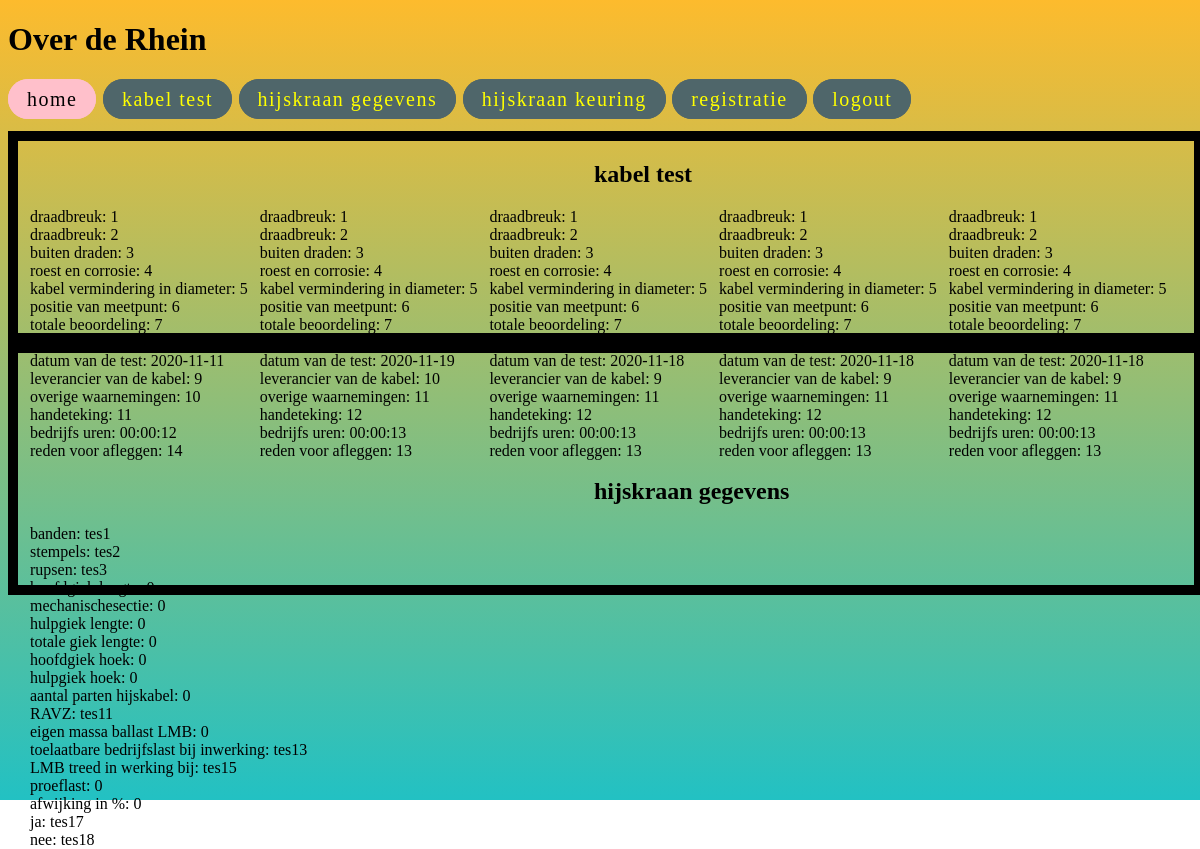
The page /php/index.php on the database as committed earlier.
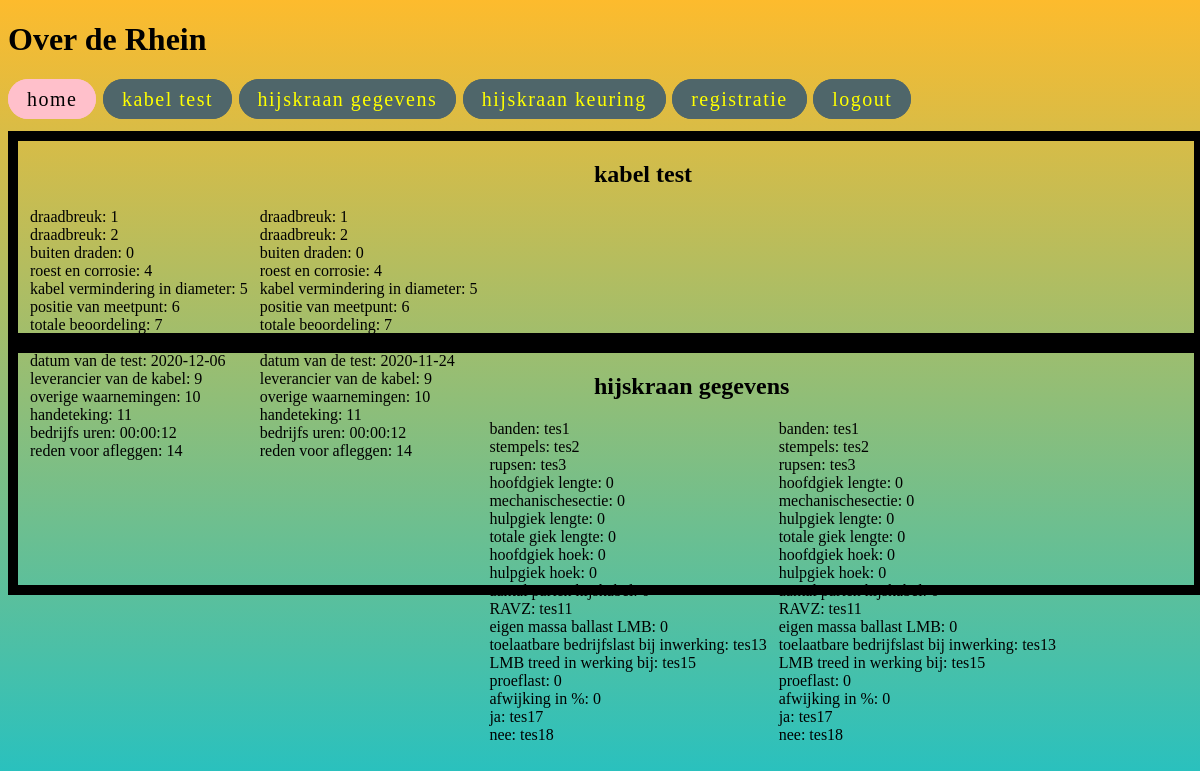
The same page on the database as committed later.
### tables this page shows
CREATE TABLE `kabelchacklist` (
  `TABEL_ID` int(255) NOT NULL,
  `draadbreuk.AMEL` int(10) DEFAULT NULL,
  `draadbreuk.AMEL2` int(10) DEFAULT NULL,
  `buitendrade.MVB` double DEFAULT NULL,
  `roest.NVB` double DEFAULT NULL,
  `kabelvermindring` decimal(5,0) DEFAULT NULL,
  `meetpunt` varchar(25) DEFAULT NULL,
  `totaal.MVB` double DEFAULT NULL,
  `vervormingen.TYPE` varchar(25) DEFAULT NULL,
  `datum` date DEFAULT NULL,
  `kabel_levrancier` varchar(25) DEFAULT NULL,
  `overig` text DEFAULT NULL,
  `handtekening` varchar(25) DEFAULT NULL,
  `uren` time DEFAULT NULL,
  `afleg_reden` text DEFAULT NULL,
  `TIMESTAMP` datetime NOT NULL DEFAULT current_timestamp()
);

CREATE TABLE `hijskraangegevens` (
  `TABEL_ID` int(255) NOT NULL,
  `banden` varchar(10) DEFAULT NULL,
  `stempels` varchar(10) DEFAULT NULL,
  `rupsen` varchar(10) DEFAULT NULL,
  `hoofdgiek_lengte` int(25) DEFAULT NULL,
  `mechanischesectie` int(25) DEFAULT NULL,
  `hulpgiek_lengte` int(25) DEFAULT NULL,
  `gieklengte_hoek` int(25) DEFAULT NULL,
  `hoofdgiek_hoek` decimal(10,0) DEFAULT NULL,
  `hulpgiek` decimal(10,0) DEFAULT NULL,
  `hijskabels` int(25) DEFAULT NULL,
  `RAZV` varchar(10) DEFAULT NULL,
  `EMBLMB` int(20) DEFAULT NULL,
  `bedrijfslast` varchar(10) DEFAULT NULL,
  `LMB` varchar(10) DEFAULT NULL,
  `proeflast` int(10) DEFAULT NULL,
  `afwijking` int(100) DEFAULT NULL,
  `ja` varchar(225) DEFAULT NULL,
  `nee` varchar(25) DEFAULT NULL,
  `TIMESTAMP` datetime NOT NULL DEFAULT current_timestamp()
);

### php/index.php (the view, shortened to what this page needs)
<?php
        function getproduct()
        {
            $serverLink = mysqli_connect("localhost:3306", "root", "", "rhein");
            $ret = array();
            $product_sql = "SELECT * FROM kabelchacklist";
            $res = mysqli_query($serverLink, $product_sql);
            while($ar = mysqli_fetch_assoc($res))
            {
                $ret[] = $ar;
            }
            return $ret;
        }
        function getgegevens()
        {
            $serverLink = mysqli_connect("localhost:3306", "root", "", "rhein");
            $ret = array();
            $gegevens_sql = "SELECT * FROM hijskraangegevens";
            $res = mysqli_query($serverLink, $gegevens_sql);
            while($ar = mysqli_fetch_assoc($res))
            {
                $ret[] = $ar;
            }
            return $ret;
        }
?>
<!DOCTYPE html>
<html>
    <head>
        <link rel="stylesheet" href="../css/main.css">
    </head>
    <body>
        <h1 class="logo">Over de Rhein</h1>
        <div class="topnav">
            <a href="index.php" class="navtext active">home</a>
            <a href="test.php" class="navtext">kabel test</a>
            <a href="gegevens.php" class="navtext">hijskraan gegevens</a>
            <a href="keuring.php" class="navtext">hijskraan keuring</a>
            <a href="registartie.php" class="navtext">registratie</a>
            <a href="logout.php" class="navtext">logout</a>
        </div>
        <div class="kabelbox">
        <h2>kabel test </h2>
        <?php
            $products = getproduct();
            foreach(array_slice($products, 0, 5) as $pd)
            {
        ?>
                <tabel class="left">
                    <label>draadbreuk: <?php echo $pd["draadbreuk.AMEL"] ?></label><br>
                    <label>draadbreuk: <?php echo $pd["draadbreuk.AMEL2"] ?></label><br>
                    <label>buiten draden: <?php echo $pd["buitendrade.MVB"] ?></label><br>
                    <label>roest en corrosie: <?php echo $pd["roest.NVB"] ?></label><br>
                    <label>kabel vermindering in diameter: <?php echo $pd["kabelvermindring"] ?></label><br>
                    <label>positie van meetpunt: <?php echo $pd["meetpunt"] ?></label><br>
                    <label>totale beoordeling: <?php echo $pd["totaal.MVB"] ?></label><br>
                    <label>beschadeging en vorming: <?php echo $pd["vervormingen.TYPE"] ?></label><br>
                    <label>datum van de test: <?php echo $pd["datum"] ?></label><br>
                    <label>leverancier van de kabel: <?php echo $pd["kabel_levrancier"] ?></label><br>
                    <label>overige waarnemingen: <?php echo $pd["overig"] ?></label><br>
                    <label>handeteking: <?php echo $pd["handtekening"] ?></label><br>
                    <label>bedrijfs uren: <?php echo $pd["uren"] ?></label><br>
                    <label>reden voor afleggen: <?php echo $pd["afleg_reden"] ?></label><br><br>
                </tabel>
            <?php } ?>
            </div>
        <div class="gegevensbox">
        <h2>hijskraan gegevens </h2>
        <?php
            $products = getgegevens();
            foreach(array_slice($products, 0, 5) as $pd)
            {
        ?>
                <tabel class="left">
                    <label>banden: <?php echo $pd["banden"] ?></label><br>
                    <label>stempels: <?php echo $pd["stempels"] ?></label><br>
                    <label>rupsen: <?php echo $pd["rupsen"] ?></label><br>
                    <label>hoofdgiek lengte: <?php echo $pd["hoofdgiek_lengte"] ?></label><br>
                    <label>mechanischesectie: <?php echo $pd["mechanischesectie"] ?></label><br>
                    <label>hulpgiek lengte: <?php echo $pd["hulpgiek_lengte"] ?></label><br>
                    <label>totale giek lengte: <?php echo $pd["gieklengte_hoek"] ?></label><br>
                    <label>hoofdgiek hoek: <?php echo $pd["hoofdgiek_hoek"] ?></label><br>
                    <label>hulpgiek hoek: <?php echo $pd["hulpgiek"] ?></label><br>
                    <label>aantal parten hijskabel: <?php echo $pd["hijskabels"] ?></label><br>
                    <label>RAVZ: <?php echo $pd["RAZV"] ?></label><br>
                    <label>eigen massa ballast LMB: <?php echo $pd["EMBLMB"] ?></label><br>
                    <label>toelaatbare bedrijfslast bij inwerking: <?php echo $pd["bedrijfslast"] ?></label><br>
                    <label>LMB treed in werking bij: <?php echo $pd["LMB"] ?></label><br>
                    <label>proeflast: <?php echo $pd["proeflast"] ?></label><br>
                    <label>afwijking in %: <?php echo $pd["afwijking"] ?></label><br>
                    <label>ja: <?php echo $pd["ja"] ?></label><br>
                    <label>nee: <?php echo $pd["nee"] ?></label><br>
                </tabel>
            <?php } ?>
            </div>
    </body>
</html>

### css/main.css (style rules this page uses)
html { background: rgb(34,193,195); background: linear-gradient(0deg, rgba(34,193,195,1) 0%, rgba(253,187,45,1) 100%); background-size: cover; background-repeat: no-repeat; margin: 0; padding: 0; width: 100vw; height: 100vh; }
.logo { margin-bottom: 30px; }
a { color: #000; text-decoration: none; }
.topnav { letter-spacing: 1.5px; font-size: 20px; margin-bottom: 20px; }
.topnav a.active { background: pink; border-color: pink; color: #000; }
.navtext { border: 1px solid #4f666a; border-radius: 20px; padding: 8px 18px; background: #4f666a; color: #FFFF00; }
.kabelbox { width: 98vw; height: 24vh; border: solid 10px #000; }
.gegevensbox { width: 98vw; height: 29vh; border: solid 10px #000; }
.left { float: left; padding-left: 1vw; }
h2 { padding-left: 48vw; }

Rows that differ between the two databases and show on the page:
removed kabelchacklist: AMEL "1", AMEL2 "2", MVB "3", NVB "4", kabelvermindring "5", meetpunt "6", MVB "7", datum "2020-11-11", kabel_levrancier "9", overig "10", handtekening "11", uren "00:00:12", afleg_reden "14"
removed kabelchacklist: AMEL "1", AMEL2 "2", MVB "3", NVB "4", kabelvermindring "5", meetpunt "6", MVB "7", datum "2020-11-19", kabel_levrancier "10", overig "11", handtekening "12", uren "00:00:13", afleg_reden "13"
removed kabelchacklist: AMEL "1", AMEL2 "2", MVB "3", NVB "4", kabelvermindring "5", meetpunt "6", MVB "7", datum "2020-11-18", kabel_levrancier "9", overig "11", handtekening "12", uren "00:00:13", afleg_reden "13"
removed kabelchacklist: AMEL "1", AMEL2 "2", MVB "3", NVB "4", kabelvermindring "5", meetpunt "6", MVB "7", datum "2020-11-18", kabel_levrancier "9", overig "11", handtekening "12", uren "00:00:13", afleg_reden "13"
removed kabelchacklist: AMEL "1", AMEL2 "2", MVB "3", NVB "4", kabelvermindring "5", meetpunt "6", MVB "7", datum "2020-11-18", kabel_levrancier "9", overig "11", handtekening "12", uren "00:00:13", afleg_reden "13"
added kabelchacklist: AMEL "1", AMEL2 "2", MVB "0", NVB "4", kabelvermindring "5", meetpunt "6", MVB "7", datum "2020-12-06", kabel_levrancier "9", overig "10", handtekening "11", uren "00:00:12", afleg_reden "14"
added kabelchacklist: AMEL "1", AMEL2 "2", MVB "0", NVB "4", kabelvermindring "5", meetpunt "6", MVB "7", datum "2020-11-24", kabel_levrancier "9", overig "10", handtekening "11", uren "00:00:12", afleg_reden "14"
added hijskraangegevens: banden "tes1", stempels "tes2", rupsen "tes3", hoofdgiek_lengte "0", mechanischesectie "0", hulpgiek_lengte "0", gieklengte_hoek "0", hoofdgiek_hoek "0", hulpgiek "0", hijskabels "0", RAZV "tes11", EMBLMB "0", bedrijfslast "tes13", LMB "tes15", proeflast "0", afwijking "0", ja "tes17", nee "tes18"
